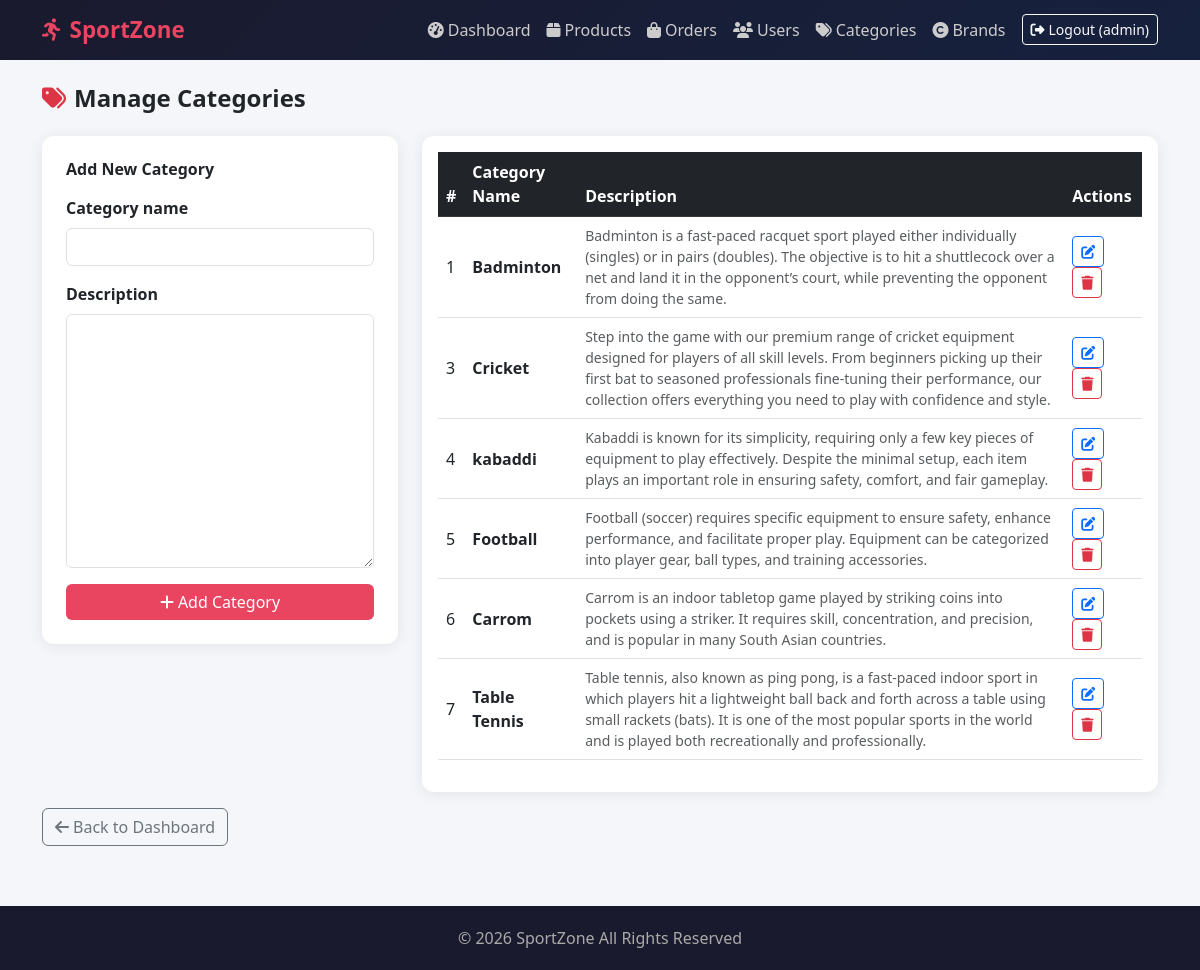
Page /dashboard/categories/ (signed in) on the committed database.
### store/models.py (models this page shows, shortened)
class User(AbstractUser):
    ROLE_CHOICES = (
        ('admin', 'Admin'),
        ('customer', 'Customer'),
    )
    phone   = models.CharField(max_length=15, blank=True, null=True)
    address = models.TextField(blank=True, null=True)
    role    = models.CharField(max_length=10, choices=ROLE_CHOICES, default='customer')

class Category(models.Model):
    category_name = models.CharField(max_length=100)
    description   = models.TextField(blank=True, null=True)
    class Meta:
        verbose_name_plural = "Categories"

### store/views.py (the view)
# urls.py: path('dashboard/categories/',                    views.admin_categories_view,      name='admin_categories'),
@login_required
def admin_categories_view(request):
    if not (request.user.role == 'admin' or request.user.is_superuser):
        return redirect('home')
    categories = Category.objects.all()
    form       = CategoryForm()
    if request.method == 'POST':
        form = CategoryForm(request.POST)
        if form.is_valid():
            form.save()
            messages.success(request, 'Category added successfully!')
            return redirect('admin_categories')
    return render(request, 'store/admin_categories.html', {
        'categories': categories,
        'form'      : form,
    })

### store/forms.py
class CategoryForm(forms.ModelForm):
    class Meta:
        model  = Category
        fields = ['category_name', 'description']
    def __init__(self, *args, **kwargs):
        super().__init__(*args, **kwargs)
        for field in self.fields.values():
            field.widget.attrs['class'] = 'form-control'

### store/templates/store/admin_categories.html (shortened to what this page needs)
{% extends 'store/base.html' %}
{% block content %}
<h4 class="fw-bold mb-4"><i class="fas fa-tags me-2 text-danger"></i>Manage Categories</h4>
<div class="row">
    <div class="col-md-4">
        <div class="card p-4 mb-4">
            <h6 class="fw-bold mb-3">Add New Category</h6>
            <form method="POST">
                {% for field in form %}
                <div class="mb-3">
                    <label class="form-label fw-semibold">{{ field.label }}</label>
                    {{ field }}
                </div>
                {% endfor %}
                <button type="submit" class="btn btn-primary w-100">
                    <i class="fas fa-plus me-1"></i>Add Category
                </button>
            </form>
        </div>
    </div>
    <div class="col-md-8">
        <div class="card p-3">
            <table class="table table-hover align-middle">
                <thead class="table-dark">
                    <tr>
                        <th>#</th>
                        <th>Category Name</th>
                        <th>Description</th>
                        <th>Actions</th>
                    </tr>
                </thead>
                <tbody>
                    {% for cat in categories %}
                    <tr>
                        <td>{{ cat.id }}</td>
                        <td class="fw-semibold">{{ cat.category_name }}</td>
                        <td class="text-muted small">{{ cat.description|default:"—" }}</td>
                        <td>
                            <a href="{% url 'admin_edit_category' cat.pk %}"
                               class="btn btn-sm btn-outline-primary me-1">
                                <i class="fas fa-edit"></i>
                            </a>
                            <a href="{% url 'admin_delete_category' cat.pk %}"
                               class="btn btn-sm btn-outline-danger"
                               onclick="return confirm('Delete this category?')">
                                <i class="fas fa-trash"></i>
                            </a>
                        </td>
                    </tr>
                    {% empty %}
                    <tr>
                        <td colspan="4" class="text-center text-muted">No categories yet.</td>
                    </tr>
                    {% endfor %}
                </tbody>
            </table>
        </div>
    </div>
</div>
<a href="{% url 'admin_dashboard' %}" class="btn btn-outline-secondary mt-3">
    <i class="fas fa-arrow-left me-1"></i>Back to Dashboard
</a>
{% endblock %}

### store/templates/store/base.html (shortened to what this page needs)
<!DOCTYPE html>
<html lang="en">
<head>
    <link href="https://cdn.jsdelivr.net/npm/bootstrap@5.3.0/dist/css/bootstrap.min.css" rel="stylesheet">
    <link href="https://cdnjs.cloudflare.com/ajax/libs/font-awesome/6.4.0/css/all.min.css" rel="stylesheet">
</head>
<body>
    {% if user.is_authenticated %}
    <nav class="navbar navbar-expand-lg">
        <div class="container">
            <a class="navbar-brand" href="{% url 'home' %}">
                <i class="fas fa-running me-2"></i>SportZone
            </a>
            <div class="collapse navbar-collapse" id="navbarNav">
                <ul class="navbar-nav ms-auto align-items-center">
                    {% if user.role == 'admin' or user.is_superuser %}
                    <li class="nav-item">
                        <a class="nav-link" href="{% url 'admin_dashboard' %}">
                            <i class="fas fa-tachometer-alt me-1"></i>Dashboard
                        </a>
                    </li>
                    <li class="nav-item">
                        <a class="nav-link" href="{% url 'admin_products' %}">
                            <i class="fas fa-box me-1"></i>Products
                        </a>
                    </li>
                    <li class="nav-item">
                        <a class="nav-link" href="{% url 'admin_orders' %}">
                            <i class="fas fa-shopping-bag me-1"></i>Orders
                        </a>
                    </li>
                    <li class="nav-item">
                        <a class="nav-link" href="{% url 'admin_users' %}">
                            <i class="fas fa-users me-1"></i>Users
                        </a>
                    </li>
                    <li class="nav-item">
                        <a class="nav-link" href="{% url 'admin_categories' %}">
                            <i class="fas fa-tags me-1"></i>Categories
                        </a>
                    </li>
                    <li class="nav-item">
                        <a class="nav-link" href="{% url 'admin_brands' %}">
                            <i class="fas fa-copyright me-1"></i>Brands
                        </a>
                    </li>
                    {% endif %}
                    <li class="nav-item ms-2">
                        <a class="btn btn-sm btn-outline-light" href="{% url 'logout' %}">
                            <i class="fas fa-sign-out-alt me-1"></i>Logout ({{ user.username }})
                        </a>
                    </li>
                </ul>
            </div>
        </div>
    </nav>
    {% endif %}
    <div class="container mt-4">
        {% block content %}{% endblock %}
    </div>
    <footer class="text-center">
        <p class="mb-0">© 2026 SportZone All Rights Reserved</p>
    </footer>
</body>
</html>

### store/templates/store/base.html (style rules this page uses)
body { background: #f4f6f9; font-family: 'Segoe UI', sans-serif; }
.navbar { background: linear-gradient(135deg, #1a1a2e, #16213e); }
.navbar-brand { font-weight: 700; font-size: 1.4rem; color: #e94560 !important; }
.nav-link { color: #ccc !important; }
.btn-primary { background: #e94560; border: none; }
.card { border: none; border-radius: 12px; box-shadow: 0 2px 15px rgba(0, 0, 0, 0.08); }
footer { background: #1a1a2e; color: #aaa; padding: 20px 0; margin-top: 60px; }

### rows in the picture
User: username "admin"
Category: id "1", category_name "Badminton", description "Badminton is a fast-paced racquet sport played either individually (singles) or in pairs (doubles). The objective is to hit a shuttlecock over a net and land it in the opponent’s court, while preventing the opponent from doing the same."
Category: id "3", category_name "Cricket", description "Step into the game with our premium range of cricket equipment designed for players of all skill levels. From beginners picking up their first bat to seasoned professionals fine-tuning their performance, our collection offers everything you need to play with confidence and style."
Category: id "4", category_name "kabaddi", description "Kabaddi is known for its simplicity, requiring only a few key pieces of equipment to play effectively. Despite the minimal setup, each item plays an important role in ensuring safety, comfort, and fair gameplay."
Category: id "5", category_name "Football", description "Football (soccer) requires specific equipment to ensure safety, enhance performance, and facilitate proper play. Equipment can be categorized into player gear, ball types, and training accessories."
Category: id "6", category_name "Carrom", description "Carrom is an indoor tabletop game played by striking coins into pockets using a striker. It requires skill, concentration, and precision, and is popular in many South Asian countries."
Category: id "7", category_name "Table Tennis", description "Table tennis, also known as ping pong, is a fast-paced indoor sport in which players hit a lightweight ball back and forth across a table using small rackets (bats). It is one of the most popular sports in the world and is played both recreationally and professionally."

### other values in the picture
{{ field.label }} "Category name" "Description"
